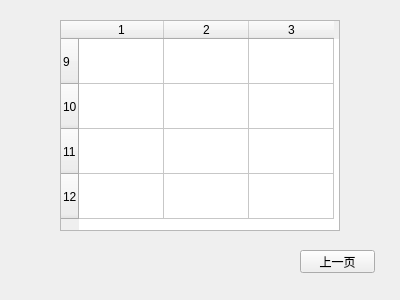
<?xml version="1.0" encoding="UTF-8"?>
<ui version="4.0">
 <class>questionlist3</class>
 <widget class="QWidget" name="questionlist3">
  <property name="geometry">
   <rect>
    <x>0</x>
    <y>0</y>
    <width>400</width>
    <height>300</height>
   </rect>
  </property>
  <property name="windowTitle">
   <string>Form</string>
  </property>
  <widget class="QPushButton" name="pushButton">
   <property name="geometry">
    <rect>
     <x>300</x>
     <y>250</y>
     <width>75</width>
     <height>23</height>
    </rect>
   </property>
   <property name="text">
    <string>上一页</string>
   </property>
  </widget>
  <widget class="QTableWidget" name="tableWidget">
   <property name="geometry">
    <rect>
     <x>60</x>
     <y>20</y>
     <width>280</width>
     <height>211</height>
    </rect>
   </property>
   <property name="rowCount">
    <number>4</number>
   </property>
   <property name="columnCount">
    <number>3</number>
   </property>
   <attribute name="horizontalHeaderDefaultSectionSize">
    <number>85</number>
   </attribute>
   <attribute name="verticalHeaderDefaultSectionSize">
    <number>45</number>
   </attribute>
   <row>
    <property name="text">
     <string>9</string>
    </property>
   </row>
   <row>
    <property name="text">
     <string>10</string>
    </property>
   </row>
   <row>
    <property name="text">
     <string>11</string>
    </property>
   </row>
   <row>
    <property name="text">
     <string>12</string>
    </property>
   </row>
   <column/>
   <column/>
   <column/>
  </widget>
 </widget>
 <resources/>
 <connections/>
</ui>
